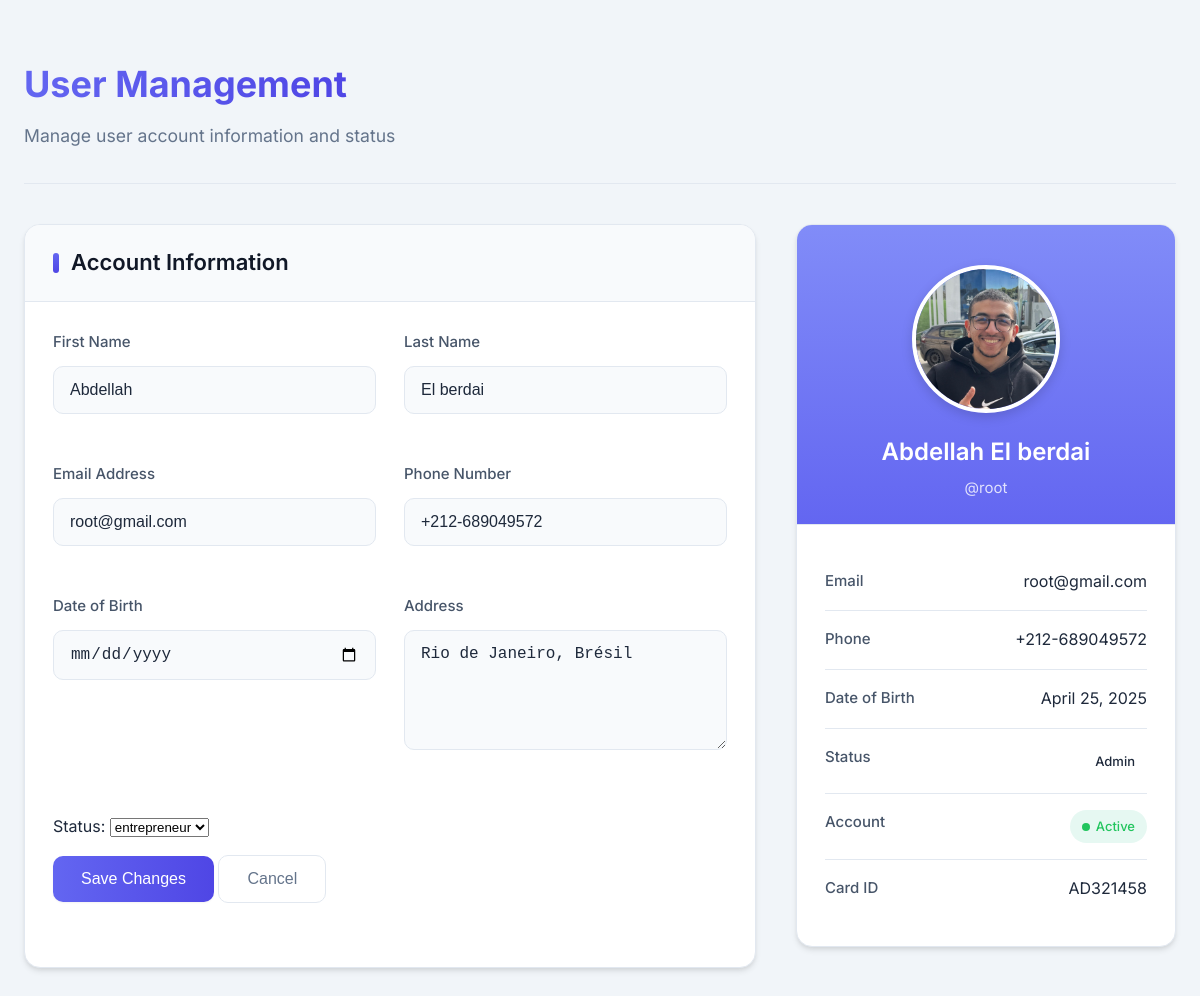
The page /user/1/status/ (signed in) on the database as committed earlier.
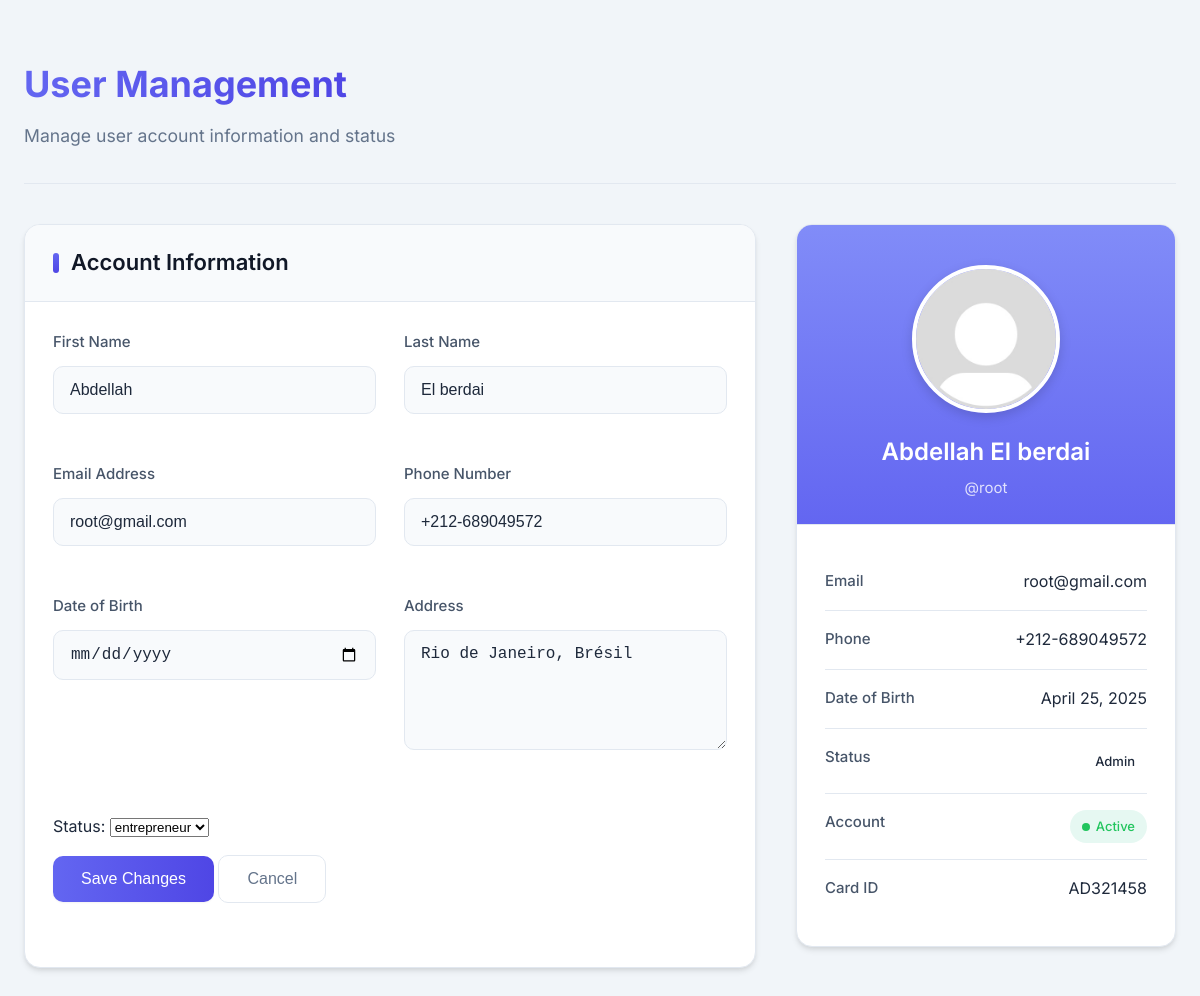
The same page on the database as committed later.
### app/models.py (models this page shows)
class CustomUser(AbstractUser):
    status = [
        ('entrepreneur', 'entrepreneur'),
        ('client', ' client'),
        ('admin','admin'),
        ('visiteur','visiteur')
    ]
    status = models.CharField(max_length=50, default='visiteur', choices=status)
    profile_picture = models.ImageField(upload_to='locataire_profile_pics/',default='locataire_profile_pics/Default.jpg', null=True, blank=True)
    phone_number = models.CharField(max_length=15, null=True, blank=True)
    date_of_birth = models.DateField(null=True, blank=True)
    address = models.CharField(max_length=255, null=True, blank=True)
    Carteid= models.CharField(max_length=100, null=True, blank=True)

### app/views.py (the view)
# urls.py: path('user/<int:user_id>/status/', views.update_user_status, name='update_user_status'),
@staff_member_required(login_url='/login/')
def update_user_status(request, user_id):
    user = get_object_or_404(CustomUser, pk=user_id)
    if request.method == 'POST':
        form = UserStatusForm(request.POST, instance=user)
        if form.is_valid():
            form.save()
            return redirect('Dashboard')
    else:
        form = UserStatusForm(instance=user)
    return render(request, 'registration/update_user_status.html', {'form': form, 'user': user})

### app/forms.py
class UserStatusForm(forms.ModelForm):
    class Meta:
        model = CustomUser
        fields = ['status']
    def __init__(self, *args, **kwargs):
        super(UserStatusForm, self).__init__(*args, **kwargs)
        excluded_statuses = ['admin', 'visiteur']  # replace with actual status values
        self.fields['status'].choices = [
            (value, label) for value, label in self.fields['status'].choices
            if value not in excluded_statuses
        ]

### app/context_processors.py (called while the page is built)
def unread_message_count(request):
    if request.user.is_authenticated:
        count = Message.objects.filter(recipient=request.user, is_read=False).count()
        return {'unread_message_count': count}
    return {}

### templates/registration/update_user_status.html (shortened to what the changed rows need)
{% load static %}
<link rel="stylesheet" href="{% static 'css\update_user_status.css' %}">
</head>
<body>
    <div class="main-container">
        <div class="page-header">
            <h1 class="page-title">User Management</h1>
        </div>
        <div class="content-grid">
            <div class="card">
                <div class="card-header">
                    <h2 class="card-title">Account Information</h2>
                </div>
                <div class="card-content">
                    <form method="post" class="form-grid">
                        <div class="form-group">
                            <label class="form-label" for="first_name">First Name</label>
                            <input type="text" id="first_name" name="first_name" class="form-input" value="{{ user.first_name }}" required>
                        </div>
                        <div class="form-group">
                            <label class="form-label" for="last_name">Last Name</label>
                            <input type="text" id="last_name" name="last_name" class="form-input" value="{{ user.last_name }}" required>
                        </div>
                        <div class="form-group">
                            <label class="form-label" for="email">Email Address</label>
                            <input type="email" id="email" name="email" class="form-input" value="{{ user.email }}" required>
                        </div>
                        <div class="form-group">
                            <label class="form-label" for="phone_number">Phone Number</label>
                            <input type="tel" id="phone_number" name="phone_number" class="form-input" value="{{ user.phone_number }}">
                        </div>
                        <div class="form-group">
                            <label class="form-label" for="date_of_birth">Date of Birth</label>
                            <input type="date" id="date_of_birth" name="date_of_birth" class="form-input" value="{{ user.date_of_birth }}">
                        </div>
                        <div class="form-group">
                            <label class="form-label" for="address">Address</label>
                            <textarea id="address" name="address" class="form-textarea" rows="3">{{ user.address }}</textarea>
                        </div>
                <div class="form-group">
                <form method="post">
                    {{ form.as_p }}
                </form>
            </div>
                </div>
            </div>
            <div class="profile-card card">
                <div class="profile-header">
                    <div class="profile-picture-wrapper">
                        <img src="{{ user.profile_picture.url }}" alt="Profile Picture" class="profile-picture">
                    </div>
                    <h3 class="profile-name">{{ user.first_name }} {{ user.last_name }}</h3>
                    <p class="profile-username">@{{ user.username }}</p>
                </div>
                <div class="profile-details">
                    <div class="detail-item">
                        <span class="detail-label">Email</span>
                        <span class="detail-value">{{ user.email }}</span>
                    </div>
                    <div class="detail-item">
                        <span class="detail-label">Phone</span>
                        <span class="detail-value">{{ user.phone_number|default:"Not provided" }}</span>
                    </div>
                    <div class="detail-item">
                        <span class="detail-label">Date of Birth</span>
                        <span class="detail-value">{{ user.date_of_birth|default:"Not provided" }}</span>
                    </div>
                    <div class="detail-item">
                        <span class="detail-value">
                            <span class="status-badge status-{{ user.status }}">
                                {{ user.status }}
                            </span>
                        </span>
                    </div>
                    <div class="detail-item">
                        <span class="detail-label">Card ID</span>
                        <span class="detail-value">{{ user.Carteid|default:"Not assigned" }}</span>
                    </div>
                </div>
            </div>
        </div>
    </div>
</body>
</html>

Rows that differ between the two databases and show on the page:
changed CustomUser "Abdellah": profile_picture: picture removed, a placeholder shows
